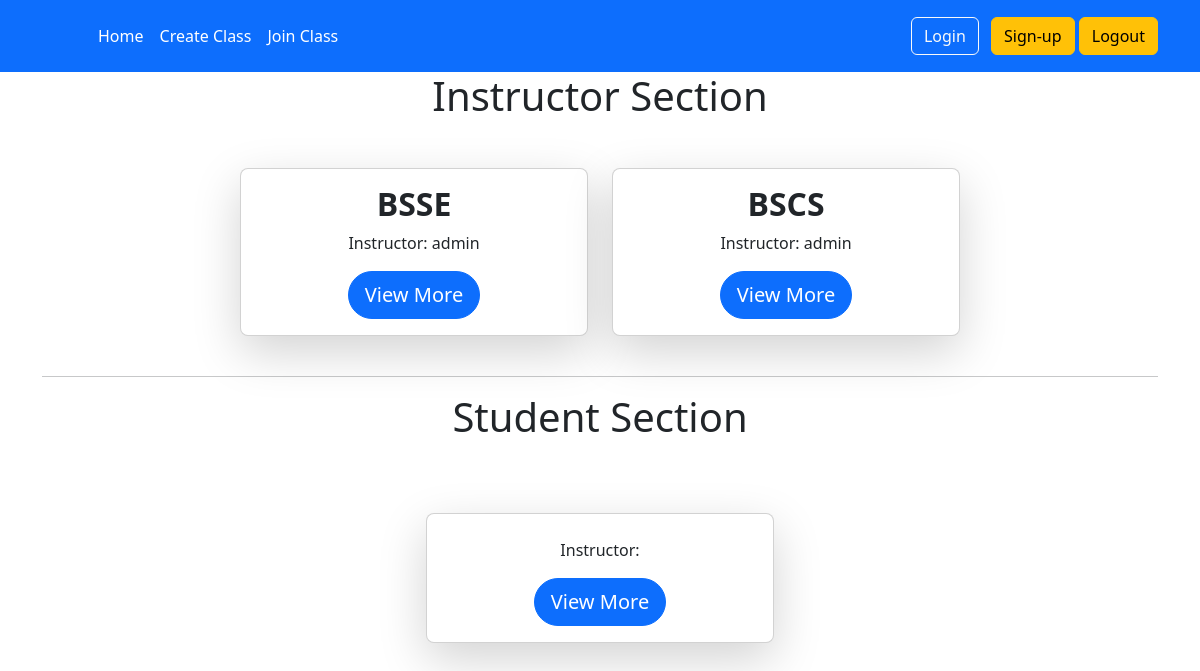
The app's page / (signed in), older data.
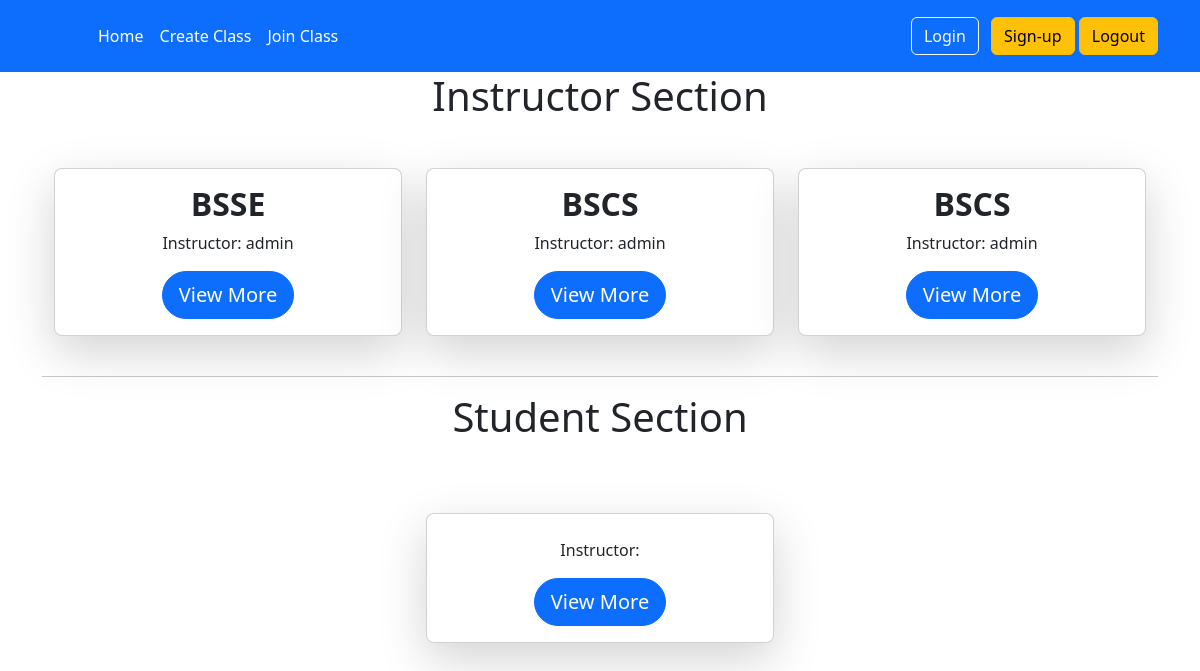
The same page, newer data.
### authz/models.py (models this page shows, shortened)
class GoogleClass(models.Model):
    class_name = models.CharField(max_length=255)
    class_code = models.CharField(max_length=100)
    instructor = models.ForeignKey(User, null=True, blank=True ,on_delete=models.CASCADE)

class Student(models.Model):
    name = models.ForeignKey(User,on_delete=models.CASCADE)
    profilepic = models.FileField(upload_to='image/',null=True,blank=True)
    students = models.ForeignKey(GoogleClass,on_delete=models.CASCADE,null=True,related_name='classinstructor')

### home/views/home_view.py (the view)
# urls.py: path('',include('home.urls')),
@login_required
def home(request):
    current_user = request.user
    googlcls = GoogleClass.objects.filter(instructor__username = current_user)
    googlclss = Student.objects.filter(name=current_user)
    context = {
        'classs': googlcls,
        'std': googlclss,
    }
    return render(request,'home.html',context)

### templates/home.html (shortened to what this page needs)
{% extends "base.html" %}
{% block content %}
<h1 class="text-center">Instructor Section</h1>
<div class="container mt-5">
    <div class="row justify-content-center">
        {% for clas in classs %}
        <div class="col-md-4 mb-4">
            <div class="card shadow-lg rounded-3">
                <div class="card-body text-center">
                    <h2 class="card-title fw-bold">{{ clas.class_name }}</h2>
                    <p class="card-text">Instructor: {{ clas.instructor.username }}</p>
                    <a href="{% url 'resource' clas.id %}" class="btn btn-primary btn-lg rounded-pill">View More</a>
                </div>
            </div>
        </div>
        {% endfor %}
    </div>
</div>
<hr>
<h1 class="text-center">Student Section</h1>
<div class="container mt-5">
    <div class="row justify-content-center">
        {% for stds in std %}
        <div class="col-md-4 mt-4">
            <div class="card shadow-lg rounded-3">
                <div class="card-body text-center">
                    <p class="card-text">Instructor: {{ stds.students.instructor.username }}</p>
                    <a href="{% url 'resource' stds.id %}" class="btn btn-primary btn-lg rounded-pill">View More</a>
                </div>
            </div>
        </div>
        {% endfor %}
    </div>
</div>
{% endblock content %}

Row changes from the older to the newer data that the page shows:
added GoogleClass: class_name "BSCS", instructor.username "admin"
